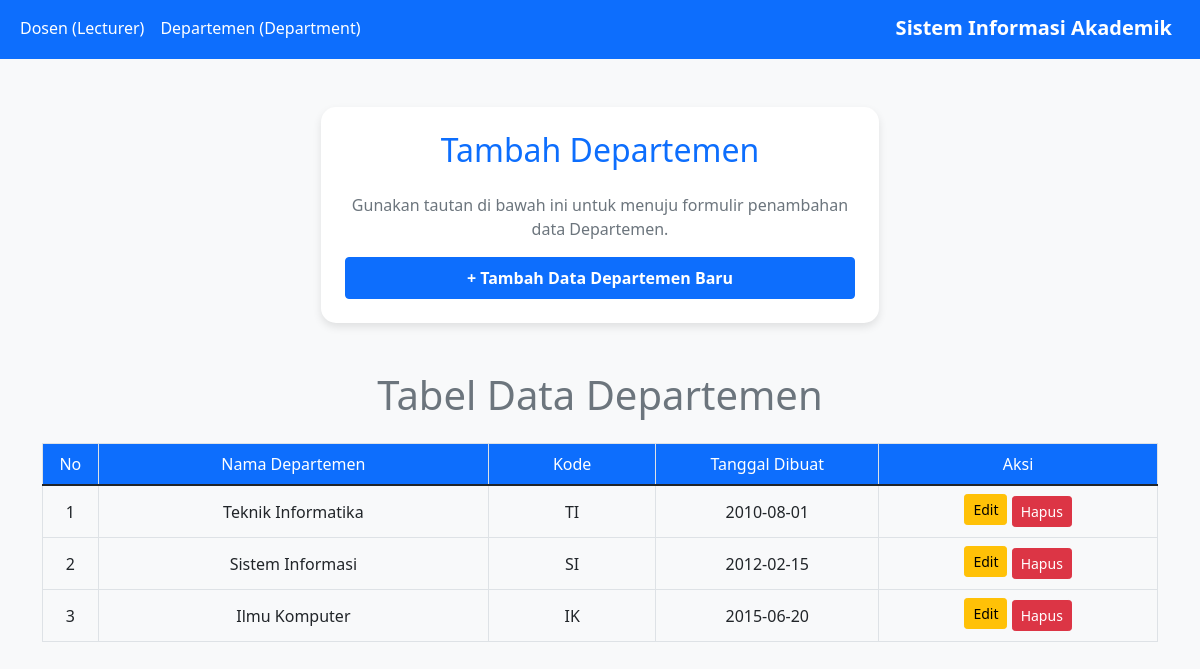
Screenshot of /TP8_Final/index.php with the database file from the repository.
### tables this page shows
CREATE TABLE IF NOT EXISTS departments (
    department_id INT PRIMARY KEY AUTO_INCREMENT,
    department_name VARCHAR(100) NOT NULL UNIQUE,
    department_code VARCHAR(10) UNIQUE,
    created_at DATE NOT NULL   
);

### TP8_Final/controllers/DepartmentController.php (called while the page is built, shortened)
<?php
include_once("views/DepartmentView.php");
class DepartmentController
{
    private $department;
    function __construct()
    {
        $this->department = new Department(
            Config::$db_host,
            Config::$db_user,
            Config::$db_pass,
            Config::$db_name
        );
    }
    public function index()
    {
        $this->department->open();
        $this->department->getDepartments();
        $data = array();
        while ($row = $this->department->getResult()) {
            $departmentData = array(
                'department_id' => $row['department_id'] ?? $row[0],
                'department_name' => $row['department_name'] ?? $row[1],
                'department_code' => $row['department_code'] ?? $row[2],
                'created_at' => $row['created_at'] ?? $row[3]
            );
            array_push($data, $departmentData);
        }
        $view = new DepartmentView();
        $view->render($data);
    }
}

### TP8_Final/models/DB.php (called while the page is built, shortened)
<?php
class DB
{
    var $db_host = "";
    var $db_user = "";
    var $db_pass = "";
    var $db_name = "";
    var $db_link = "";
    function __construct($db_host, $db_user, $db_pass, $db_name)
    {
        $this->db_host = $db_host;
        $this->db_user = $db_user;
        $this->db_pass = $db_pass;
        $this->db_name = $db_name;
    }
    function open()
    {
        $this->db_link = mysqli_connect($this->db_host, $this->db_user, $this->db_pass, $this->db_name);
    }
    function execute($query)
    {
        $this->result = mysqli_query($this->db_link, $query);
        return $this->result;
    }
}

### TP8_Final/models/Department.php (called while the page is built, shortened)
<?php
include_once("DB.php");
class Department extends DB
{
    function getDepartments()
    {
        $query = "SELECT * FROM departments";
        return $this->execute($query);
    }
}

### TP8_Final/views/DepartmentView.php (the view, shortened to what this page needs)
<?php
class DepartmentView
{
    public function render($data)
    {
        $no = 1;
        $dataDepartments = '';
        foreach ($data as $val) {
            $department_id   = $val['department_id'];
            $department_name = $val['department_name'];
            $department_code = $val['department_code'];
            $created_at      = $val['created_at'];
            $dataDepartments .= "<tr>
                                <td>" . $no++ . "</td>
                                <td>" . $department_name . "</td>
                                <td>" . $department_code . "</td>
                                <td>" . $created_at . "</td>
                                <td>
                                    <a href='index.php?controller=department&action=edit&id=" . $department_id . "'
                                       class='btn btn-warning btn-sm mb-1'>Edit</a>
                                    <a href='index.php?controller=department&action=delete&id=" . $department_id . "'
                                       class='btn btn-danger btn-sm'
                                       onclick='return confirm(\"Yakin ingin menghapus?\")'>Hapus</a>
                                </td>
                                </tr>";
        }
    }
}

### rows the page displays
departments: department_name "Teknik Informatika", department_code "TI", created_at "2010-08-01"
departments: department_name "Sistem Informasi", department_code "SI", created_at "2012-02-15"
departments: department_name "Ilmu Komputer", department_code "IK", created_at "2015-06-20"
